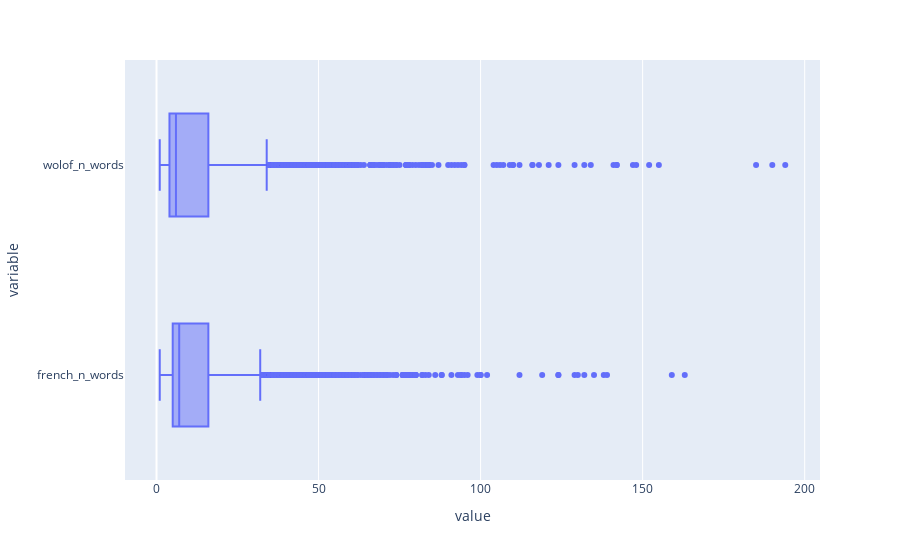

Here is the notebook cell this chart was saved with:
### Markdown cell above
Let are consider now the length to be the number of words separated by spaces. We will plot directly the box plot.

### Code cell
px.box(data_frame=corpora, x = ["french_n_words", "wolof_n_words"])

### Figure 1 — Plotly figure (JSON) as saved in the notebook; plotly's stock layout.template omitted (floating-point values rounded to 4 significant figures; data arrays with more than 128 entries replaced by an {"elided": "..."} marker saying what was removed)
{"data": [{"alignmentgroup": "True", "hovertemplate": "value=%{x}<br>variable=%{y}<extra></extra>", "legendgroup": "", "marker": {"color": "#636efa"}, "name": "", "notched": false, "offsetgroup": "", "orientation": "h", "showlegend": false, "type": "box", "x": {"elided": "5662 int values"}, "x0": " ", "xaxis": "x", "y": {"elided": "5662 str values"}, "y0": " ", "yaxis": "y"}], "layout": {"boxmode": "group", "legend": {"tracegroupgap": 0}, "margin": {"t": 60}, "xaxis": {"anchor": "y", "domain": [0, 1], "title": {"text": "value"}}, "yaxis": {"anchor": "x", "domain": [0, 1], "title": {"text": "variable"}}}}
